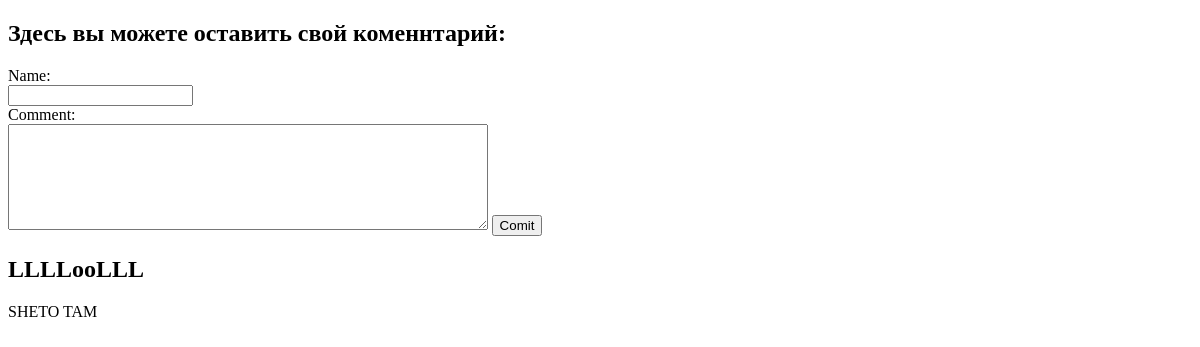
The page /comment on the database as committed earlier.
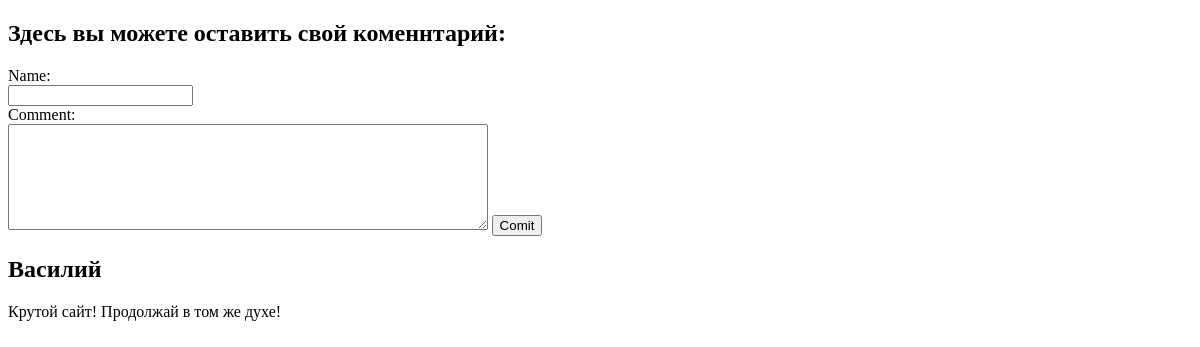
The same page on the database as committed later.
### tables this page shows
CREATE TABLE Com (
    id INTEGER PRIMARY KEY AUTOINCREMENT,
    created TIMESTAMP NOT NULL DEFAULT CURRENT_TIMESTAMP,
    name TEXT NOT NULL,
    comment TEXT NOT NULL
);

### app.py (the view, shortened to what this page needs)
@app.route('/comment', methods=['POST', 'GET'])
def create():
    posts = Get_content()
    return render_template("comment.html", posts=posts)

### app.py (called while the page is built)
def get_db_connection():
    connect = sqlite3.connect('database.db')
    connect.row_factory = sqlite3.Row
    return connect

def Get_content():
    conn = get_db_connection()
    posts = conn.execute('SELECT * FROM com').fetchall()
    conn.close()
    return posts

### templates/comment.html (shortened to what this page needs)
<!DOCTYPE html>
<html lang="ru">
<head>
    <link rel="stylesheet" href="{{ url_for('static', filename='css/comment.css') }}">
</head>
<body>
    <form method="POST" class="Bord_com">
        <h2>Здесь вы можете оставить свой коменнтарий:</h2>
        <label>Name:</label><br>
            <input class="Bord_v_com_name"  type="text" id="name" name="name" value="{{ request.form['name'] }}"><br>
        <label>Comment:</label><br>
            <textarea class="Bord_v_com_Comment"  name="comment" id="comment" value="{{ request.form['comment'] }}"></textarea>
        <button class="button" type="submit" value="Submit">Comit</button>
    </form>
  {% if posts%}
    <div class="Bord_com">
        {% for post in posts %}
            <h2>{{ post['name'] }}</h2>
            <span>{{ post['comment'] }}</span>
        {% endfor %}
    </div>
  {%endif%}
</body>
</html>

### static/css/comment.css (style rules this page uses)
textarea { width:40%; height:100px }

Rows that differ between the two databases and show on the page:
removed Com: name "LLLLooLLL", comment "SHETO TAM"
added Com: name "Василий", comment "Крутой сайт! Продолжай в том же духе!"
